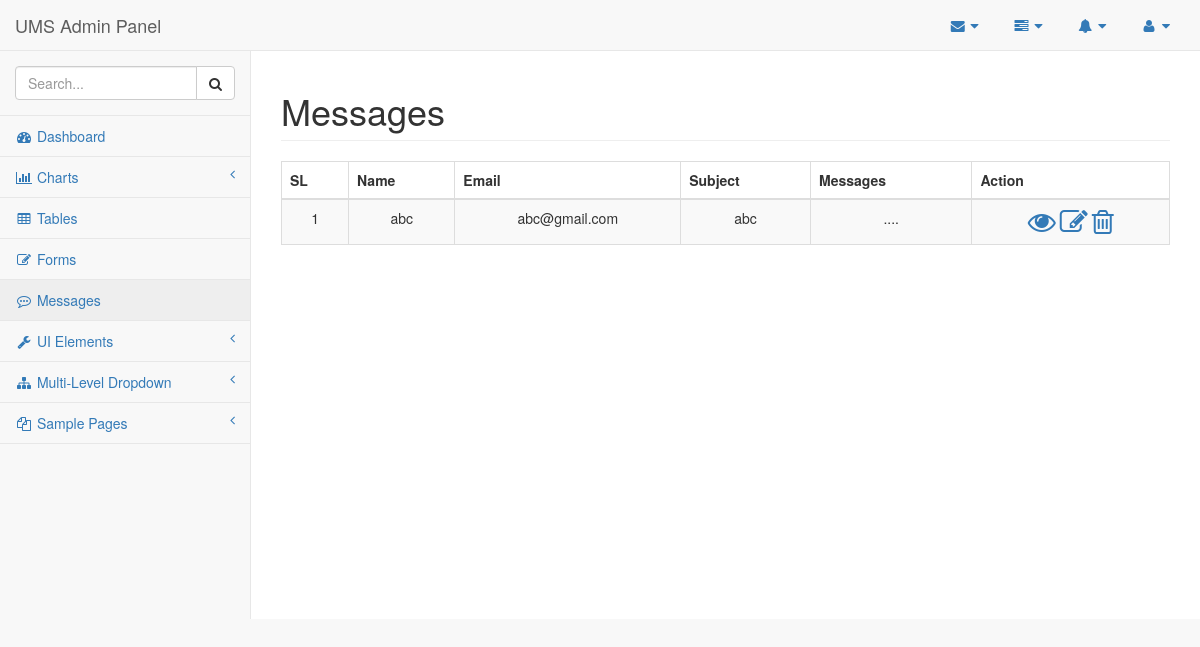
/admin/pages/messages.php, run on the app's committed database.
### tables this page shows
CREATE TABLE `comments` (
  `com_id` int(11) NOT NULL,
  `com_name` varchar(48) NOT NULL,
  `com_email` varchar(48) NOT NULL,
  `com_subject` varchar(48) NOT NULL,
  `com_message` varchar(255) NOT NULL
);

### admin/pages/messages.php (the view, shortened to what this page needs)
<?php
    require_once('config.php');
?>
<!DOCTYPE html>
<html lang="en">
<head>
    <link href="../vendor/bootstrap/css/bootstrap.min.css" rel="stylesheet">
    <link href="../vendor/metisMenu/metisMenu.min.css" rel="stylesheet">
    <link href="../dist/css/sb-admin-2.css" rel="stylesheet">
    <link href="../vendor/font-awesome/css/font-awesome.min.css" rel="stylesheet" type="text/css">
</head>
<body>
    <div id="wrapper">
        <nav class="navbar navbar-default navbar-static-top" role="navigation" style="margin-bottom: 0">
            <div class="navbar-header">
                <a class="navbar-brand" href="index.php">UMS Admin Panel</a>
            </div>
            <ul class="nav navbar-top-links navbar-right">
                <li class="dropdown">
                    <a class="dropdown-toggle" data-toggle="dropdown" href="#">
                        <i class="fa fa-envelope fa-fw"></i> <i class="fa fa-caret-down"></i>
                    </a>
                </li>
                <li class="dropdown">
                    <a class="dropdown-toggle" data-toggle="dropdown" href="#">
                        <i class="fa fa-tasks fa-fw"></i> <i class="fa fa-caret-down"></i>
                    </a>
                </li>
                <li class="dropdown">
                    <a class="dropdown-toggle" data-toggle="dropdown" href="#">
                        <i class="fa fa-bell fa-fw"></i> <i class="fa fa-caret-down"></i>
                    </a>
                </li>
                <li class="dropdown">
                    <a class="dropdown-toggle" data-toggle="dropdown" href="#">
                        <i class="fa fa-user fa-fw"></i> <i class="fa fa-caret-down"></i>
                    </a>
                </li>
            </ul>
            <div class="navbar-default sidebar" role="navigation">
                <div class="sidebar-nav navbar-collapse">
                    <ul class="nav" id="side-menu">
                        <li class="sidebar-search">
                            <div class="input-group custom-search-form">
                                <input type="text" class="form-control" placeholder="Search...">
                                <span class="input-group-btn">
                                <button class="btn btn-default" type="button">
                                    <i class="fa fa-search"></i>
                                </button>
                            </span>
                            </div>
                        </li>
                        <li>
                            <a href="index.html"><i class="fa fa-dashboard fa-fw"></i> Dashboard</a>
                        </li>
                        <li>
                            <a href="#"><i class="fa fa-bar-chart-o fa-fw"></i> Charts<span class="fa arrow"></span></a>
                        </li>
                        <li>
                            <a href="tables.html"><i class="fa fa-table fa-fw"></i> Tables</a>
                        </li>
                        <li>
                            <a href="forms.html"><i class="fa fa-edit fa-fw"></i> Forms</a>
                        </li>
                        <li>
                            <a href="messages.php"><i class="fa fa-commenting-o fa-fw"></i> Messages</a>
                        </li>
                        <li>
                            <a href="#"><i class="fa fa-wrench fa-fw"></i> UI Elements<span class="fa arrow"></span></a>
                        </li>
                        <li>
                            <a href="#"><i class="fa fa-sitemap fa-fw"></i> Multi-Level Dropdown<span class="fa arrow"></span></a>
                        </li>
                        <li>
                            <a href="#"><i class="fa fa-files-o fa-fw"></i> Sample Pages<span class="fa arrow"></span></a>
                        </li>
                    </ul>
                </div>
            </div>
        </nav>
        <div id="page-wrapper">
            <div class="row">
                <div class="col-lg-12">
                    <h1 class="page-header">Messages</h1>
                     <div class="table-responsive">
                        <table class="table table-bordered table-hover table-striped text-center">
                            <thead>
                                <tr>
                                    <th>SL</th>
                                    <th>Name</th>
                                    <th>Email</th>
                                    <th>Subject</th>
                                    <th>Messages</th>
                                    <th>Action</th>
                                </tr>
                            </thead>
                            <tbody>
                            <?php
                                $srl=1;
                                $dbdata = "SELECT * FROM comments";
                                $qre = mysqli_query($DBC, $dbdata);
                                while($info=mysqli_fetch_array($qre)){ ?>
                                    <tr>
                                        <td><?= $srl++; ?></td>
                                        <td><?= $info['com_name']; ?></td>
                                        <td><?= $info['com_email']; ?></td>
                                        <td><?= $info['com_subject']; ?></td>
                                        <td><?= substr($info['com_message'],0,15); ?> ....</td>
                                        <td>
                                            <a class="action-btn" href="msg-view.php?id=<?= $info['com_id']; ?>"><i class="fa fa-2x  fa-eye"></i></a>
                                            <a class="action-btn" href="msg-edit.php?uid=<?= $info['com_id']; ?>"><i class="fa fa-2x fa-pencil-square-o"></i></a>
                                            <a class="action-btn" href="msg-delete.php?did=<?= $info['com_id']; ?>"><i class="fa fa-2x fa-trash-o"></i></a>
                                        </td>
                                    </tr>
                            <?php    }
                            ?>
                            </tbody>
                        </table>
                    </div>
                </div>
            </div>
        </div>
    </div>
</body>
</html>

### data on the page
comments: com_name "abc", com_email "abc@gmail.com", com_subject "abc"
